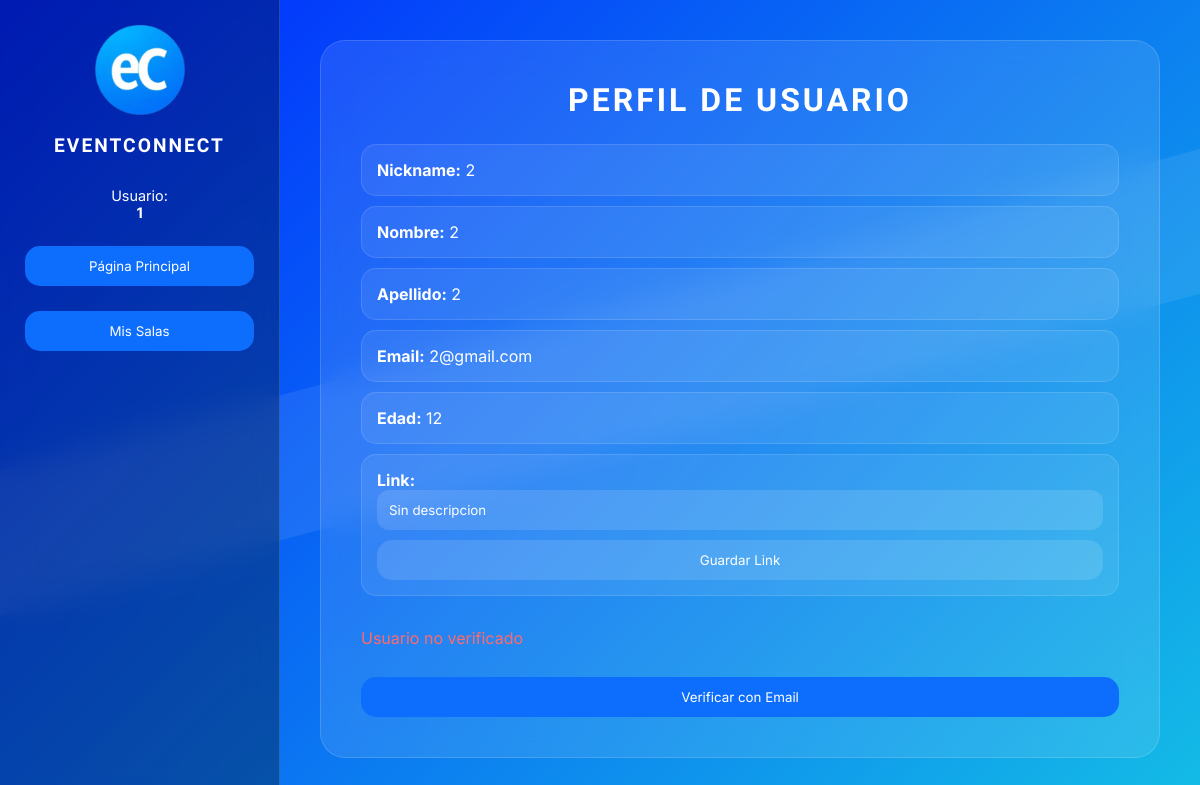
Page /paginas/userProfile.php?nickName=2 (signed in) on the committed database.
### tables this page shows
CREATE TABLE `Usuario` (
  `nickname` varchar(100) NOT NULL,
  `password` varchar(100) NOT NULL,
  `email` varchar(100) NOT NULL,
  `edad` int(11) NOT NULL,
  `Link` varchar(100) DEFAULT NULL,
  `verifiedUser` tinyint(1) NOT NULL DEFAULT 0,
  `nombre` varchar(50) NOT NULL,
  `apellido` varchar(50) NOT NULL,
  `Token` varchar(64) DEFAULT NULL
);

### control/accountManager.php (called while the page is built, shortened)
<?php
    include_once "../database/accesoBD/usuarioBD.php";
    include_once "../database/conexion.php";
    include_once "../objetos/usuario.php";
    class accountManager
    {
        private $conexion;
        private $accesoUserBD;
        public function __construct()
        {
            $this->conexion = new Conexion();
            $this->conexion = $this->conexion->iniciarDB();
            $this->accesoUserBD = new UsuarioBD();
        }
        public function obtenerDatosUsuario($nickName)
        {
            return $this->accesoUserBD->obtenerDatosUsuario($nickName, $this->conexion);
        }
    }
?>

### database/conexion.php (called while the page is built)
<?php
    class Conexion
    {
        private $host = "localhost";
        private $user = "user";
        private $password = "user123";
        private $bd = "EventConnect";
        private $conexion;
        public function iniciarDB()
        {
            try
            {
                $this->conexion = new mysqli($this->host, $this->user, $this->password, $this->bd);
            }
            catch(mysqli_sql_exception)
            {
                echo "Error al conectar a la bd";
            }
            return $this->conexion;
        }
    }

### database/accesoBD/usuarioBD.php (called while the page is built, shortened)
<?php
    include_once "../objetos/usuario.php";
    class UsuarioBD
    {
        public function obtenerDatosUsuario($nickName, $conexion)
        {
            $sql = "SELECT * FROM Usuario WHERE nickname = '$nickName'";
            $resultado = mysqli_query($conexion, $sql);
            $tupla = mysqli_fetch_array($resultado);
            $datosUsuario = new Usuario($tupla['nickname'], $tupla['password'], $tupla['nombre'], $tupla['apellido'], $tupla['email'], $tupla['edad'], $tupla['Link'], $tupla['verifiedUser']);
            return $datosUsuario;
        }
    }
?>

### objetos/usuario.php (called while the page is built, shortened)
<?php
class Usuario
{
    private $nickName;
    private $nombre;
    private $apellido;
    private $email;
    private $edad;
    private $link;
    private $verifiedUser;
    public function __construct($nickName, $password, $nombre, $apellido, $email, $edad, $link, $verifiedUser)
    {
        $this->nickName = $nickName;
        $this->nombre = $nombre;
        $this->apellido = $apellido;
        $this->email = $email;
        $this->edad = $edad;
        if($link == null)
        {
            $this->link = "Sin descripcion";
        }
        else
        {
            $this->link = $link;
        }
        $this->verifiedUser = $verifiedUser;
    }
    public function getNickName()
    {
        return $this->nickName;
    }
    public function getLink()
    {
        return $this->link;
    }
    public function getVerifiedUser()
    {
        return $this->verifiedUser;
    }
    public function getNombre()
    {
        return $this->nombre;
    }
    public function getApellido()
    {
        return $this->apellido;
    }
    public function getEmail()
    {
        return $this->email;
    }
    public function getEdad()
    {
        return $this->edad;
    }
}
?>

### paginas/userProfile.php (the view, shortened to what this page needs)
<!DOCTYPE html>
<html lang="es">
<head>
    <link rel="stylesheet" href="../assets/CSS/estilos.css">
</head>
<body>
<?php
    include_once "../control/accountManager.php";
    $userData = $_GET['nickName'];
    $accountManager = new accountManager();
    $datosUsuario = $accountManager->obtenerDatosUsuario($userData);
?>
<aside class="sidebar">
    <div class="sidebar-header">
        <img src="../assets/EventConnect.png" alt="Logo" class="logo-sidebar">
        <h2>EVENTCONNECT</h2>
    </div>
    <div class="sidebar-user">
        Usuario:<br>
        <strong><?php echo $_SESSION['nickName']; ?></strong>
    </div>
    <form action="./paginaPrincipal.php" method="post">
        <button type="submit" class="btn-sidebar">
            Página Principal
        </button>
    </form>
    <form action="./listadoSalas.php" method="get">
        <button type="submit" class="btn-sidebar">
            Mis Salas
        </button>
    </form>
</aside>
<main class="main-content">
    <div class="glass-card">
        <h1>Perfil de Usuario</h1>
        <div class="participante-card">
            <strong>Nickname:</strong>
            <?php echo $datosUsuario->getNickName(); ?>
        </div>
        <div class="participante-card">
            <strong>Nombre:</strong>
            <?php echo $datosUsuario->getNombre(); ?>
        </div>
        <div class="participante-card">
            <strong>Apellido:</strong>
            <?php echo $datosUsuario->getApellido(); ?>
        </div>
        <div class="participante-card">
            <strong>Email:</strong>
            <?php echo $datosUsuario->getEmail(); ?>
        </div>
        <div class="participante-card">
            <strong>Edad:</strong>
            <?php echo $datosUsuario->getEdad(); ?>
        </div>
        <div class="participante-card">
            <form action="../control/controller.php" method="post">
                <strong>Link:</strong>
                <input
                    type="text"
                    name="link"
                    class="input-eventconnect"
                    value="<?php echo $datosUsuario->getLink(); ?>"
                    placeholder="Ingrese su link"
                >
                <button
                    type="submit"
                    name="action"
                    value="Actualizar Link"
                    class="btn-regresar"
                    style="margin-top:10px;"
                >
                    Guardar Link
                </button>
            </form>
        </div>
        <div class="seccion-sala">
        <?php
        if($datosUsuario->getVerifiedUser())
        {
            echo "<p style='color:#4ade80;'> Usuario verificado</p>";
        }
        else
        {
            echo "<p style='color:#ff6b6b;'> Usuario no verificado</p>";
            ?>
        <form action="../control/controller.php" method="POST">
            <button
                class="btn-sidebar"
                type="submit"
                name="action"
                value="Enviar Verificacion"
            >
                Verificar con Email
            </button>
        </form>
        <?php
        }
        ?>
        </div>
    </div>
</main>
</body>
</html>

### assets/CSS/estilos.css (style rules this page uses)
:root { --primary:#0d6efd; --success:#198754; --danger:#dc3545; --glass-bg:rgba(255,255,255,.08); --glass-bg-strong:rgba(255,255,255,.10); --glass-hover:rgba(255,255,255,.15); --glass-border:rgba(255,255,255,.12); --font-main:'Inter','Segoe UI',Arial,sans-serif; --font-title:'Orbitron',sans-serif; }
* { margin:0; padding:0; box-sizing:border-box; }
body { min-height:100vh; background:linear-gradient(135deg,#0026ff,#14bce6); font-family:var(--font-main); }
body::before { content:""; position:fixed; width:180%; height:140px; background:rgba(255,255,255,.08); top:35%; left:-30%; transform:rotate(-15deg); z-index:-1; }
h1, h2, h3, .sala-titulo, .sidebar-header h2 { font-family:var(--font-title); }
label, p, .sala-info, .sala-badge, .seccion-sala p, .participante-card, .chat-message, .footer-eventconnect, .sidebar-user, input, textarea, select, button { font-family:var(--font-main); }
.sidebar { position:fixed; top:0; left:0; width:280px; height:100vh; display:flex; flex-direction:column; padding:25px; background:rgba(0,0,0,.30); backdrop-filter:blur(15px); border-right:1px solid rgba(255,255,255,.15); }
.sidebar-header, .sidebar-user { text-align:center; color:white; }
.logo-sidebar { width:90px; margin-bottom:15px; }
.sidebar-header h2 { font-size:1.2rem; letter-spacing:2px; }
.sidebar-user { margin-top:30px; font-size:.9rem; }
.btn-sidebar, .btn-login, .btn-register, .btn-logout { width:100%; padding:12px; border:none; border-radius:15px; color:white; cursor:pointer; transition:.3s; }
.btn-regresar { width:auto; padding:12px 20px; border:none; border-radius:15px; cursor:pointer; transition:.3s; background:rgba(255,255,255,.12); color:white; }
.btn-sidebar { margin-top:25px; }
.btn-sidebar, .btn-login { background:var(--primary); }
.main-content { margin-left:280px; padding:40px; }
.glass-card { min-height:85vh; padding:40px; border-radius:25px; color:white; background:var(--glass-bg-strong); backdrop-filter:blur(15px); border:1px solid rgba(255,255,255,.15); }
.glass-card h1 { text-align:center; margin-bottom:25px; letter-spacing:3px; text-transform:uppercase; }
.glass-card form { display:flex; flex-direction:column; }
.input-eventconnect { width:100%; padding:12px; border:none; border-radius:12px; color:white; background:rgba(255,255,255,.12); }
.seccion-sala { margin-top:30px; }
.seccion-sala p { line-height:1.6; }
.participante-card { padding:15px; margin-bottom:10px; transition:.3s; background:var(--glass-bg); border:1px solid var(--glass-border); border-radius:15px; }
.participante-card { cursor:pointer; }

### rows in the picture
usuario: nickname "2", nombre "2", apellido "2", email "2@gmail.com", edad "12", link "Sin descripcion"

### other values in the picture
$_SESSION['nickName'] "1"
